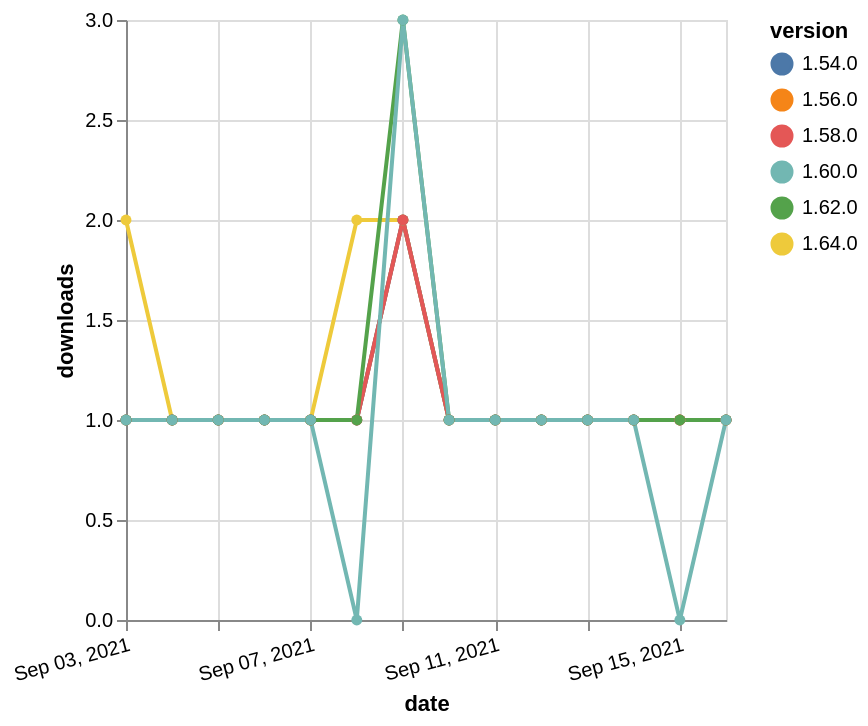

Write a Vega-Lite specification for this figure.
### Vega-Lite specification from a JSON file in a GitHub repository (floating-point values rounded to 4 significant figures)
{"$schema": "https://vega.github.io/schema/vega-lite/v5.json", "description": "A simple bar chart with embedded data.", "data": {"values": [{"date": "2021-09-03", "total": 185, "delta": 1, "version": "1.56.0"}, {"date": "2021-09-04", "total": 186, "delta": 1, "version": "1.56.0"}, {"date": "2021-09-05", "total": 187, "delta": 1, "version": "1.56.0"}, {"date": "2021-09-06", "total": 188, "delta": 1, "version": "1.56.0"}, {"date": "2021-09-07", "total": 189, "delta": 1, "version": "1.56.0"}, {"date": "2021-09-08", "total": 190, "delta": 1, "version": "1.56.0"}, {"date": "2021-09-09", "total": 192, "delta": 2, "version": "1.56.0"}, {"date": "2021-09-10", "total": 193, "delta": 1, "version": "1.56.0"}, {"date": "2021-09-11", "total": 194, "delta": 1, "version": "1.56.0"}, {"date": "2021-09-12", "total": 195, "delta": 1, "version": "1.56.0"}, {"date": "2021-09-13", "total": 196, "delta": 1, "version": "1.56.0"}, {"date": "2021-09-14", "total": 197, "delta": 1, "version": "1.56.0"}, {"date": "2021-09-15", "total": 198, "delta": 1, "version": "1.56.0"}, {"date": "2021-09-16", "total": 199, "delta": 1, "version": "1.56.0"}, {"date": "2021-09-03", "total": 115, "delta": 2, "version": "1.64.0"}, {"date": "2021-09-04", "total": 116, "delta": 1, "version": "1.64.0"}, {"date": "2021-09-05", "total": 117, "delta": 1, "version": "1.64.0"}, {"date": "2021-09-06", "total": 118, "delta": 1, "version": "1.64.0"}, {"date": "2021-09-07", "total": 119, "delta": 1, "version": "1.64.0"}, {"date": "2021-09-08", "total": 121, "delta": 2, "version": "1.64.0"}, {"date": "2021-09-09", "total": 123, "delta": 2, "version": "1.64.0"}, {"date": "2021-09-10", "total": 124, "delta": 1, "version": "1.64.0"}, {"date": "2021-09-11", "total": 125, "delta": 1, "version": "1.64.0"}, {"date": "2021-09-12", "total": 126, "delta": 1, "version": "1.64.0"}, {"date": "2021-09-13", "total": 127, "delta": 1, "version": "1.64.0"}, {"date": "2021-09-14", "total": 128, "delta": 1, "version": "1.64.0"}, {"date": "2021-09-15", "total": 129, "delta": 1, "version": "1.64.0"}, {"date": "2021-09-16", "total": 130, "delta": 1, "version": "1.64.0"}, {"date": "2021-09-03", "total": 214, "delta": 1, "version": "1.54.0"}, {"date": "2021-09-04", "total": 215, "delta": 1, "version": "1.54.0"}, {"date": "2021-09-05", "total": 216, "delta": 1, "version": "1.54.0"}, {"date": "2021-09-06", "total": 217, "delta": 1, "version": "1.54.0"}, {"date": "2021-09-07", "total": 218, "delta": 1, "version": "1.54.0"}, {"date": "2021-09-08", "total": 219, "delta": 1, "version": "1.54.0"}, {"date": "2021-09-09", "total": 221, "delta": 2, "version": "1.54.0"}, {"date": "2021-09-10", "total": 222, "delta": 1, "version": "1.54.0"}, {"date": "2021-09-11", "total": 223, "delta": 1, "version": "1.54.0"}, {"date": "2021-09-12", "total": 224, "delta": 1, "version": "1.54.0"}, {"date": "2021-09-13", "total": 225, "delta": 1, "version": "1.54.0"}, {"date": "2021-09-14", "total": 226, "delta": 1, "version": "1.54.0"}, {"date": "2021-09-15", "total": 227, "delta": 1, "version": "1.54.0"}, {"date": "2021-09-16", "total": 228, "delta": 1, "version": "1.54.0"}, {"date": "2021-09-03", "total": 174, "delta": 1, "version": "1.58.0"}, {"date": "2021-09-04", "total": 175, "delta": 1, "version": "1.58.0"}, {"date": "2021-09-05", "total": 176, "delta": 1, "version": "1.58.0"}, {"date": "2021-09-06", "total": 177, "delta": 1, "version": "1.58.0"}, {"date": "2021-09-07", "total": 178, "delta": 1, "version": "1.58.0"}, {"date": "2021-09-08", "total": 179, "delta": 1, "version": "1.58.0"}, {"date": "2021-09-09", "total": 181, "delta": 2, "version": "1.58.0"}, {"date": "2021-09-10", "total": 182, "delta": 1, "version": "1.58.0"}, {"date": "2021-09-11", "total": 183, "delta": 1, "version": "1.58.0"}, {"date": "2021-09-12", "total": 184, "delta": 1, "version": "1.58.0"}, {"date": "2021-09-13", "total": 185, "delta": 1, "version": "1.58.0"}, {"date": "2021-09-14", "total": 186, "delta": 1, "version": "1.58.0"}, {"date": "2021-09-15", "total": 187, "delta": 1, "version": "1.58.0"}, {"date": "2021-09-16", "total": 188, "delta": 1, "version": "1.58.0"}, {"date": "2021-09-03", "total": 166, "delta": 1, "version": "1.62.0"}, {"date": "2021-09-04", "total": 167, "delta": 1, "version": "1.62.0"}, {"date": "2021-09-05", "total": 168, "delta": 1, "version": "1.62.0"}, {"date": "2021-09-06", "total": 169, "delta": 1, "version": "1.62.0"}, {"date": "2021-09-07", "total": 170, "delta": 1, "version": "1.62.0"}, {"date": "2021-09-08", "total": 171, "delta": 1, "version": "1.62.0"}, {"date": "2021-09-09", "total": 174, "delta": 3, "version": "1.62.0"}, {"date": "2021-09-10", "total": 175, "delta": 1, "version": "1.62.0"}, {"date": "2021-09-11", "total": 176, "delta": 1, "version": "1.62.0"}, {"date": "2021-09-12", "total": 177, "delta": 1, "version": "1.62.0"}, {"date": "2021-09-13", "total": 178, "delta": 1, "version": "1.62.0"}, {"date": "2021-09-14", "total": 179, "delta": 1, "version": "1.62.0"}, {"date": "2021-09-15", "total": 180, "delta": 1, "version": "1.62.0"}, {"date": "2021-09-16", "total": 181, "delta": 1, "version": "1.62.0"}, {"date": "2021-09-03", "total": 141, "delta": 1, "version": "1.60.0"}, {"date": "2021-09-04", "total": 142, "delta": 1, "version": "1.60.0"}, {"date": "2021-09-05", "total": 143, "delta": 1, "version": "1.60.0"}, {"date": "2021-09-06", "total": 144, "delta": 1, "version": "1.60.0"}, {"date": "2021-09-07", "total": 145, "delta": 1, "version": "1.60.0"}, {"date": "2021-09-08", "total": 145, "delta": 0, "version": "1.60.0"}, {"date": "2021-09-09", "total": 148, "delta": 3, "version": "1.60.0"}, {"date": "2021-09-10", "total": 149, "delta": 1, "version": "1.60.0"}, {"date": "2021-09-11", "total": 150, "delta": 1, "version": "1.60.0"}, {"date": "2021-09-12", "total": 151, "delta": 1, "version": "1.60.0"}, {"date": "2021-09-13", "total": 152, "delta": 1, "version": "1.60.0"}, {"date": "2021-09-14", "total": 153, "delta": 1, "version": "1.60.0"}, {"date": "2021-09-15", "total": 153, "delta": 0, "version": "1.60.0"}, {"date": "2021-09-16", "total": 154, "delta": 1, "version": "1.60.0"}]}, "width": "container", "mark": {"type": "line", "point": {"filled": true}}, "encoding": {"x": {"field": "date", "type": "temporal", "timeUnit": "yearmonthdate", "title": "date", "axis": {"labelAngle": -15}}, "y": {"field": "delta", "type": "quantitative", "title": "downloads"}, "color": {"field": "version", "type": "nominal"}, "tooltip": {"field": "delta"}}}
